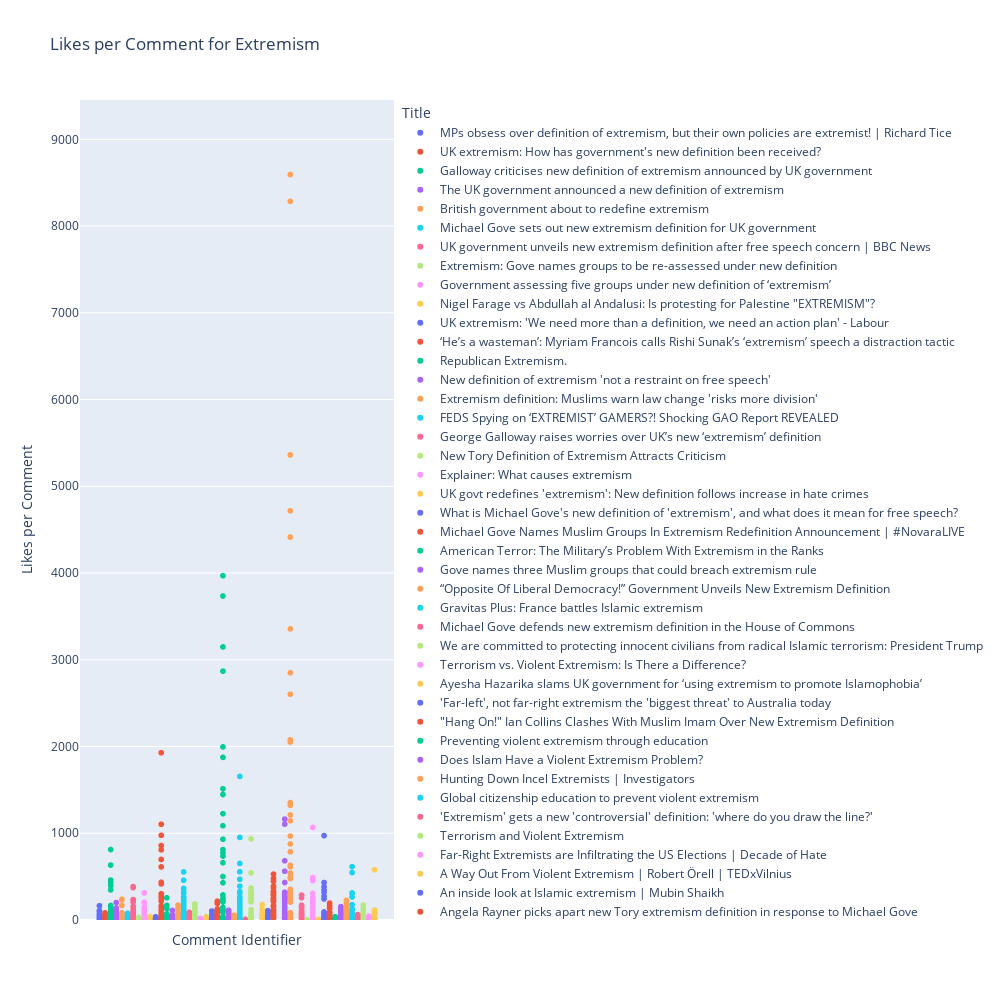

The notebook cell this image was saved under:
### Code cell
import plotly.express as px
import pandas as pd

search_term = 'Extremism'
df_filtered = df[df['Search Term'] == search_term]
max_likes = df_filtered['Likes_y'].max()
# Create the scatter plot with a larger figure size
fig = px.scatter(df_filtered, x='ID', y='Likes_y',
                 hover_data=['Comment'],  # Shows the comment text on hover
                 color='Title',  # Color-code by title
                 title=f'Likes per Comment for {search_term}')

# Improve layout with a larger figure size
fig.update_layout(
    xaxis_title="Comment Identifier",
    yaxis_title="Likes per Comment",
    hovermode="closest",
    yaxis=dict(range=[0, max_likes + (0.1 * max_likes)]),
    showlegend=True,  # Hide legend if it's not necessary
    height=1000,  # You can adjust the height
    width=1000  # You can adjust the width
)

# Potentially hide overlapping x-axis labels
fig.update_xaxes(tickmode='array',
                 tickvals=[],
                 ticktext=[])

# Show the plot
fig.show()
